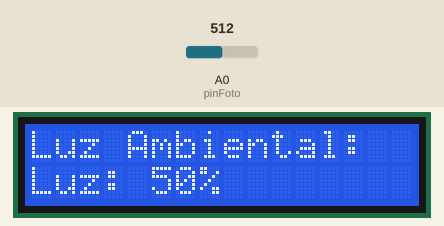
A sketch run on a simulated Arduino Uno, built with avr-gcc and run on an emulated ATmega328P. On the bench: 16×2 character LCD. The inputs (shaded band) are chosen by the test bench; at power-on: A0 (pinFoto) = 512.

Above: at 1.2 s.
1.3 s: A0 (pinFoto) set to 716
At 2.4 s:
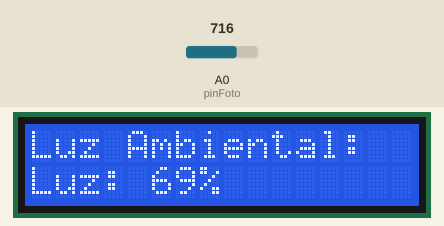
3.1 s: A0 (pinFoto) set to 900
At 3.6 s:
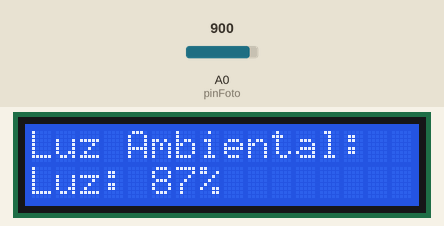
4.6 s: A0 (pinFoto) set to 1023
At 6.0 s:
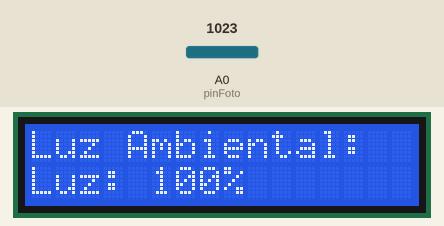
Timing chart, 0 to 7.6 s (numbered marks = the images above; inputs shaded):
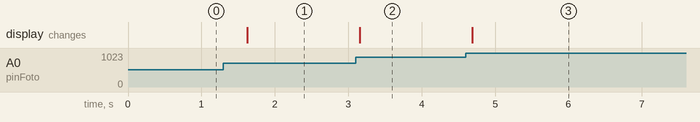

Measured:
- after the input at 1.3 s, the display: changes after 0.32 s (image 1)
- after the input at 3.1 s, the display: changes after 0.06 s (image 2)
- after the input at 4.6 s, the display: changes after 0.09 s (image 3)

The sketch:

E4.ino
```cpp
/*---------------------------------------------
  Curso de Desarrollo IoT
  Módulo: Starters
  Clase: 6
  Ejercicio: 4

  PINOUT:
  (PCF8574)
  SDA -> A4
  SCL -> A5

  (LDR)
  OUT -> A0
---------------------------------------------*/

#include <Wire.h>
#include <LiquidCrystal_I2C.h>

int pinFoto = A0;   // Pin analógico al que está conectado el fotorresistor

// Configuración del LCD
int direccion_i2c = 0x27;  // Dirección del dispositivo I2C del LCD
int columnas_lcd = 16;     // Número de columnas del LCD
int filas_lcd = 2;         // Número de filas del LCD

// Crear una instancia de LiquidCrystal_I2C
LiquidCrystal_I2C lcd(direccion_i2c, columnas_lcd, filas_lcd);

void setup() {
  lcd.init();  // Inicialización del LCD 1602
  lcd.backlight();   // Encender retroiluminación

  lcd.setCursor(0, 0);
  lcd.print("Luz Ambiental:");
}

void loop() {
  int valFotorresistor = analogRead(pinFoto);

  // Mapear el valor del fotorresistor a un rango de 0 a 100 (porcentaje)
  int nivelLuz = map(valFotorresistor, 0, 1023, 0, 100);

  // Mostrar el nivel de luz en el LCD
  lcd.setCursor(0, 1);
  lcd.print("Luz: " + String(nivelLuz) + "%   ");

  delay(500);  // Esperar medio segundo antes de la siguiente lectura
}
```
